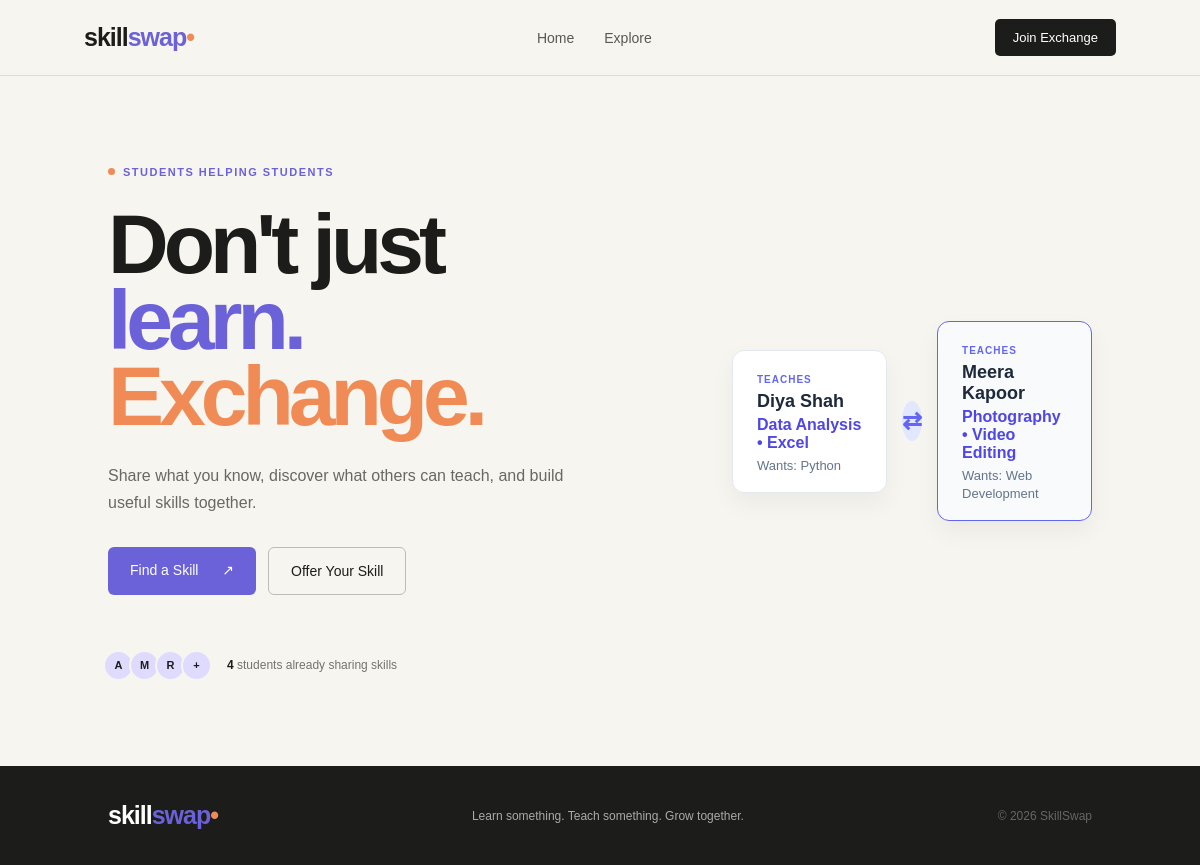
The page / on the database its author committed.
### tables this page shows
CREATE TABLE users (
    user_id  INT AUTO_INCREMENT PRIMARY KEY,
    name     VARCHAR(100) NOT NULL,
    email    VARCHAR(150) NOT NULL UNIQUE,
    password VARCHAR(255) NOT NULL,
    course   VARCHAR(100) DEFAULT NULL,
    year     VARCHAR(30)  DEFAULT NULL,
    bio      TEXT         DEFAULT NULL,
    role     ENUM('student','admin') NOT NULL DEFAULT 'student'
);

### includes/helpers.php (called while the page is built, shortened)
<?php
function e($value): string {
    return htmlspecialchars((string)$value, ENT_QUOTES, 'UTF-8');
}
function is_logged_in(): bool {
    return isset($_SESSION['user_id']);
}

### index.php (the view, shortened to what this page needs)
<?php
include "includes/header.php";
$row = $conn->query("SELECT COUNT(*) AS c FROM users WHERE role = 'student'")->fetch_assoc();
$student_count = (int)$row['c'];
$sample = $conn->query("
    SELECT u.user_id, u.name,
        (SELECT GROUP_CONCAT(s.skill_name SEPARATOR ' • ') FROM user_skills us JOIN skills s ON s.skill_id = us.skill_id WHERE us.user_id = u.user_id AND us.type = 'OFFER') AS offers,
        (SELECT GROUP_CONCAT(s.skill_name SEPARATOR ', ')  FROM user_skills us JOIN skills s ON s.skill_id = us.skill_id WHERE us.user_id = u.user_id AND us.type = 'WANT')  AS wants
    FROM users u
    WHERE u.role = 'student'
    ORDER BY u.user_id DESC
    LIMIT 2
")->fetch_all(MYSQLI_ASSOC);
?>
<section class="hero" id="home">
    <div class="hero-content">
        <div class="mini-badge"><span></span> STUDENTS HELPING STUDENTS</div>
        <h1>Don't just <em>learn.</em><br><strong>Exchange.</strong></h1>
        <p>Share what you know, discover what others can teach, and build useful skills together.</p>
        <div class="hero-buttons">
            <a href="students.php" class="primary-btn">Find a Skill <span>↗</span></a>
            <?php if (is_logged_in()): ?>
                <a href="skills.php" class="secondary-btn">Offer Your Skill</a>
            <?php else: ?>
                <a href="register.php" class="secondary-btn">Offer Your Skill</a>
            <?php endif; ?>
        </div>
        <div class="student-count">
            <div class="avatars"><span>A</span><span>M</span><span>R</span><span>+</span></div>
            <p><strong><?php echo $student_count; ?></strong> students already sharing skills</p>
        </div>
    </div>
    <div class="hero-art">
        <?php if (count($sample) === 2): ?>
        <div class="simple-match-preview">
            <?php foreach ($sample as $i => $s): ?>
                <?php if ($i === 1): ?><div class="swap-icon">⇄</div><?php endif; ?>
                <div class="preview-card <?php echo $i === 1 ? 'highlight-card' : ''; ?>">
                    <div class="preview-badge">TEACHES</div>
                    <h3><?php echo e($s['name']); ?></h3>
                    <p class="skill-tag"><?php echo e($s['offers'] ?: '—'); ?></p>
                    <small>Wants: <?php echo e($s['wants'] ?: '—'); ?></small>
                </div>
            <?php endforeach; ?>
        </div>
        <?php endif; ?>
    </div>
</section>
<?php include "includes/footer.php"; ?>

### styles.css (style rules this page uses)
* { margin: 0; padding: 0; box-sizing: border-box; }
html { scroll-behavior: smooth; }
body { background: #f7f5ef; color: #1c1d1a; font-family: Arial, sans-serif; overflow-x: hidden; }
.hero { min-height: 690px; padding: 80px 9%; display: flex; align-items: center; justify-content: space-between; overflow: hidden; }
.hero-content { width: 52%; animation: heroLeft 1s ease; }
.mini-badge { display: inline-flex; align-items: center; gap: 8px; color: #6b61d8; font-size: 11px; font-weight: bold; letter-spacing: 1.5px; }
.mini-badge span { width: 7px; height: 7px; background: #f08b55; border-radius: 50%; animation: pulse 1.5s infinite; }
.hero h1 { font-size: clamp(55px, 7vw, 92px); line-height: .9; letter-spacing: -5px; margin: 28px 0; animation: titleReveal 1.1s ease .2s both; }
.hero h1 em, .section-intro h2 em, .exchange-left h2 em, .about-section h2 em { color: #6b61d8; font-style: normal; }
.hero h1 strong { color: #f08b55; }
.hero-content>p { max-width: 500px; color: #686963; line-height: 1.7; font-size: 16px; animation: fadeUp .8s ease .5s both; }
.hero-buttons { display: flex; gap: 12px; margin-top: 30px; animation: fadeUp .8s ease .7s both; }
.primary-btn, .secondary-btn { padding: 15px 22px; border-radius: 6px; text-decoration: none; font-size: 14px; transition: .3s ease; }
.primary-btn { color: white; background: #6b61d8; }
.primary-btn span { margin-left: 20px; display: inline-block; transition: transform .3s; }
.secondary-btn { color: #1c1d1a; border: 1px solid #bbbcb5; }
.student-count { display: flex; align-items: center; gap: 15px; margin-top: 55px; animation: fadeUp .8s ease .9s both; }
.student-count p { color: #73746f; font-size: 12px; }
.student-count strong { color: #1c1d1a; }
.avatars { display: flex; }
.avatars span { width: 31px; height: 31px; display: grid; place-items: center; margin-left: -5px; border: 2px solid #f7f5ef; border-radius: 50%; background: #dedbff; font-size: 11px; font-weight: bold; transition: .3s; }
.simple-match-preview { display: flex; align-items: center; gap: 15px; width: 100%; max-width: 360px; margin: 0 auto; }
.preview-card { background: #ffffff; border: 1px solid #e2e8f0; border-radius: 12px; padding: 18px 24px; width: 100%; box-shadow: 0 10px 25px rgba(0, 0, 0, 0.05); position: relative; }
.preview-card.highlight-card { border-color: #6366f1; background: #f8fafc; }
.preview-badge { display: inline-block; font-size: 10px; font-weight: 700; color: #6366f1; letter-spacing: 1px; margin-bottom: 6px; }
.preview-card h3 { margin: 0 0 4px 0; font-size: 18px; color: #1e293b; }
.skill-tag { font-weight: 600; color: #4f46e5; margin: 0 0 4px 0; }
.preview-card small { color: #64748b; font-size: 13px; }
.swap-icon { font-size: 24px; font-weight: bold; color: #6366f1; background: #e0e7ff; width: 40px; height: 40px; border-radius: 50%; display: flex; align-items: center; justify-content: center; }
html { min-height: 100%; }
body { min-height: 100vh; display: flex; flex-direction: column; }
.page>.hero { margin: -60px -9% -90px; }
.page a { color: #6b61d8; }
.page a.primary-btn, .page a.btn-small { color: #fff; }
.page a.secondary-btn { color: #1c1d1a; }

### rows shown on the page
users: name "Diya Shah", offers "Data Analysis • Excel", wants "Python"
users: name "Meera Kapoor", offers "Photography • Video Editing", wants "Web Development"

### other values the page prints
$student_count "4"
